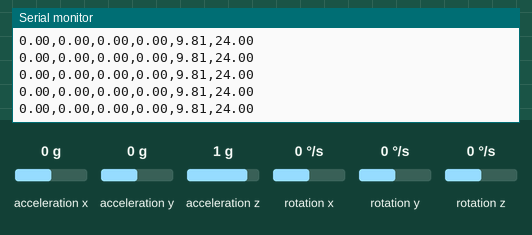
Recording of a sketch running on a simulated ESP32. On the bench: the last lines printed to the serial monitor. Wiring (inferred from the names in the program): MPU-6050 motion sensor at I2C address 0x68. Inputs (shaded band) come from the test bench; at power-on: acceleration x 0 g, acceleration y 0 g, acceleration z 1 g, rotation x 0 °/s, rotation y 0 °/s, rotation z 0 °/s.

Above: at 1.2 s.
1.3 s: acceleration x set to -1.4 g
At 2.0 s:
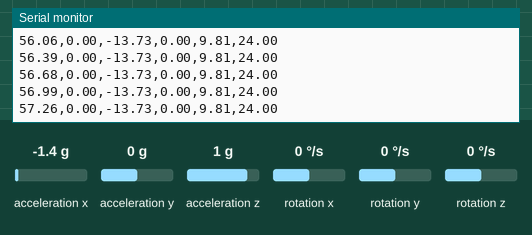
2.8 s: acceleration y set to -1.4 g
At 3.6 s:
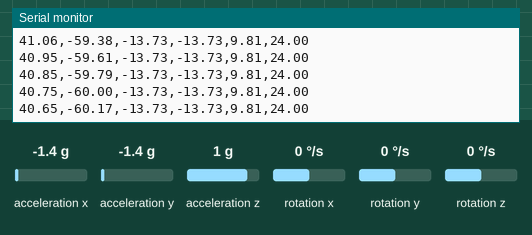
4.3 s: acceleration z set to -1.4 g
At 5.2 s:
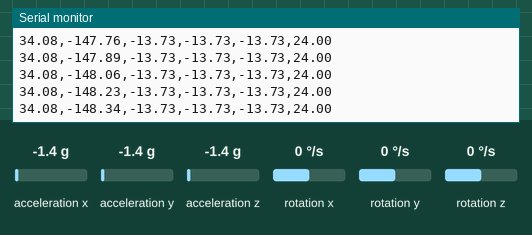
5.8 s: rotation x set to -192 °/s
At 6.7 s:
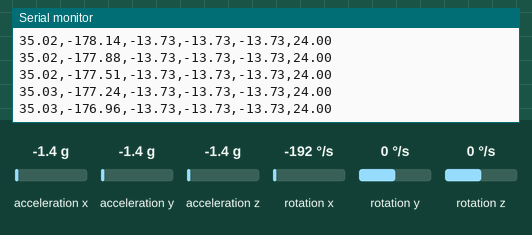
7.3 s: rotation y set to -192 °/s
At 8.4 s:
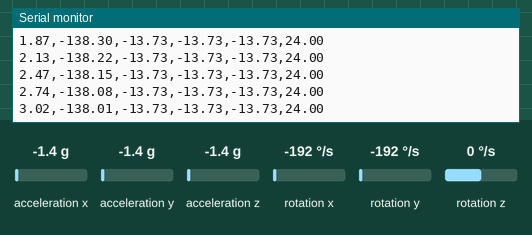
Timing chart, 0 to 9.8 s (numbered marks = the images above; inputs shaded):
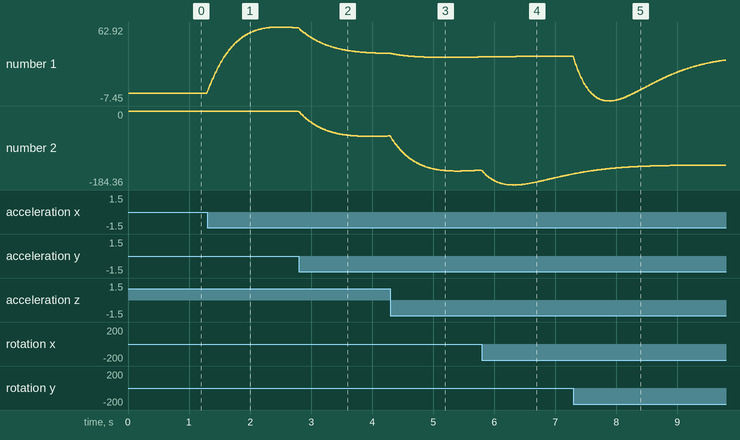

The sketch:

main.ino
```cpp
#include <Wire.h>
#include <math.h>
#include "Kalman1D.h"

const uint8_t MPU6050_ADDR = 0x68;
const uint8_t REG_PWR_MGMT_1 = 0x6B;
const uint8_t REG_GYRO_CONFIG = 0x1B;
const uint8_t REG_ACCEL_CONFIG = 0x1C;
const uint8_t REG_ACCEL_XOUT_H = 0x3B;

// Variables globales modificables por la función de perfiles
float ACCEL_SCALE = 16384.0;
float GYRO_SCALE = 131.0;

// Instanciamos dos filtros separados, uno para cada eje
Kalman1D kalmanRoll;
Kalman1D kalmanPitch;

unsigned long lastMicros = 0;
hw_timer_t *sampleTimer = NULL;
volatile bool timerFlag = false;


void IRAM_ATTR timerISR() {
  timerFlag = true;
}

// --- FUNCIÓN MAESTRA DE PERFILES (Hardware + Software) ---
bool setSystemProfile(uint8_t perfil) {
  uint8_t accelConfig = 0x00;
  uint8_t gyroConfig = 0x00;

  switch (perfil) {
    case 0:                // [Perfil 0] Dron de Observación / Trípode (Movimiento Suave)
      accelConfig = 0x00;  // ±2g
      gyroConfig = 0x00;   // ±250 °/s
      ACCEL_SCALE = 16384.0;
      GYRO_SCALE = 131.0;
      kalmanRoll.setRmeasure(0.005f);
      kalmanPitch.setRmeasure(0.005f);  // Confiamos mucho en Accel
      kalmanRoll.setQangle(0.001f);
      kalmanPitch.setQangle(0.001f);
      break;

    case 1:                // [Perfil 1] Vehículo Terrestre (Movimiento Moderado)
      accelConfig = 0x08;  // ±4g
      gyroConfig = 0x08;   // ±500 °/s
      ACCEL_SCALE = 8192.0;
      GYRO_SCALE = 65.5;
      kalmanRoll.setRmeasure(0.03f);
      kalmanPitch.setRmeasure(0.03f);
      kalmanRoll.setQangle(0.001f);
      kalmanPitch.setQangle(0.001f);
      break;

    case 2:                // [Perfil 2] Dron Estándar (Dinámico)
      accelConfig = 0x10;  // ±8g
      gyroConfig = 0x10;   // ±1000 °/s
      ACCEL_SCALE = 4096.0;
      GYRO_SCALE = 32.8;
      kalmanRoll.setRmeasure(0.06f);
      kalmanPitch.setRmeasure(0.06f);
      kalmanRoll.setQangle(0.0005f);
      kalmanPitch.setQangle(0.0005f);
      break;

    case 3:                // [Perfil 3] Misil / Caza (Acrobático y Violento)
      accelConfig = 0x18;  // ±16g
      gyroConfig = 0x18;   // ±2000 °/s
      ACCEL_SCALE = 2048.0;
      GYRO_SCALE = 16.4;
      kalmanRoll.setRmeasure(0.1f);
      kalmanPitch.setRmeasure(0.1f);  // Confiamos poco en Accel por ruido G
      kalmanRoll.setQangle(0.0001f);
      kalmanPitch.setQangle(0.0001f);  // Confiamos mucho en el Gyro
      break;

    default: return false;
  }

  // Transmitimos la configuración al hardware I2C
  Wire.beginTransmission(MPU6050_ADDR);
  Wire.write(REG_GYRO_CONFIG);
  Wire.write(gyroConfig);
  Wire.endTransmission();

  Wire.beginTransmission(MPU6050_ADDR);
  Wire.write(REG_ACCEL_CONFIG);
  Wire.write(accelConfig);
  Wire.endTransmission();

  return true;
}

void setup() {
  Serial.begin(115200);
  Wire.begin(21, 22);

  Wire.beginTransmission(MPU6050_ADDR);
  Wire.write(REG_PWR_MGMT_1);
  Wire.write(0x00);
  Wire.endTransmission();

  setSystemProfile(1);

  sampleTimer = timerBegin(1000000);
  timerAttachInterrupt(sampleTimer, &timerISR);
  timerAlarm(sampleTimer, 10000, true, 0);

  lastMicros = micros();
}

void loop() {

  if (timerFlag) {
    timerFlag = false;

    unsigned long currentMicros = micros();
    float dt = (float)(currentMicros - lastMicros) / 1000000.0;
    lastMicros = currentMicros;

    if (dt <= 0) dt = 0.01;

    Wire.beginTransmission(MPU6050_ADDR);
    Wire.write(REG_ACCEL_XOUT_H);
    Wire.endTransmission(false);
    Wire.requestFrom(MPU6050_ADDR, 14, true);

    if (Wire.available() >= 14) {
      int16_t rawAccelX = (Wire.read() << 8) | Wire.read();
      int16_t rawAccelY = (Wire.read() << 8) | Wire.read();
      int16_t rawAccelZ = (Wire.read() << 8) | Wire.read();
      int16_t rawTemp = (Wire.read() << 8) | Wire.read();
      int16_t rawGyroX = (Wire.read() << 8) | Wire.read();
      int16_t rawGyroY = (Wire.read() << 8) | Wire.read();
      int16_t rawGyroZ = (Wire.read() << 8) | Wire.read();

      float accelX = (float)rawAccelX / ACCEL_SCALE;
      float accelY = (float)rawAccelY / ACCEL_SCALE;
      float accelZ = (float)rawAccelZ / ACCEL_SCALE;

      float tempC = ((float)rawTemp / 340.0) + 36.53;

      float gyroX = (float)rawGyroX / GYRO_SCALE;
      float gyroY = (float)rawGyroY / GYRO_SCALE;

      float rollAcc = atan2(accelY, accelZ) * RAD_TO_DEG;
      float pitchAcc = atan2(-accelX, sqrt(accelY * accelY + accelZ * accelZ)) * RAD_TO_DEG;

      float finalRoll = kalmanRoll.getAngle(rollAcc, gyroX, dt);
      float finalPitch = kalmanPitch.getAngle(pitchAcc, gyroY, dt);

      Serial.print(finalPitch);
      Serial.print(",");
      Serial.print(finalRoll);
      Serial.print(",");
      Serial.print(accelX * 9.81);
      Serial.print(",");
      Serial.print(accelY * 9.81);
      Serial.print(",");
      Serial.print(accelZ * 9.81);
      Serial.print(",");
      Serial.println(tempC);
    }
  }
}
```

Kalman1D.cpp
```cpp
#include "Kalman1D.h"

Kalman1D::Kalman1D() {
    // Configuración estándar de arranque
    Q_angle = 0.001f;
    Q_bias = 0.003f;
    R_measure = 0.03f;

    angle = 0.0f;
    bias = 0.0f;

    P[0][0] = 0.0f; P[0][1] = 0.0f;
    P[1][0] = 0.0f; P[1][1] = 0.0f;
}

float Kalman1D::getAngle(float newAngle, float newRate, float dt) {
    // --- FASE 1: PREDICCIÓN ---
    float rate = newRate - bias;
    angle += dt * rate;

    P[0][0] += dt * (dt * P[1][1] - P[0][1] - P[1][0] + Q_angle);
    P[0][1] -= dt * P[1][1];
    P[1][0] -= dt * P[1][1];
    P[1][1] += Q_bias * dt;

    // --- FASE 2: CORRECCIÓN ---
    float y = newAngle - angle; // Innovación (Error entre medición y predicción)
    float S = P[0][0] + R_measure; // Incertidumbre total

    float K[2]; // Ganancia de Kalman
    K[0] = P[0][0] / S;
    K[1] = P[1][0] / S;

    // Corrección del estado
    angle += K[0] * y;
    bias += K[1] * y;

    // Actualización de la covarianza
    float P00_temp = P[0][0];
    float P01_temp = P[0][1];

    P[0][0] -= K[0] * P00_temp;
    P[0][1] -= K[0] * P01_temp;
    P[1][0] -= K[1] * P00_temp;
    P[1][1] -= K[1] * P01_temp;

    return angle;
}

// Implementación de Setters y Getters
void Kalman1D::setQangle(float Q_angle) { this->Q_angle = Q_angle; }
void Kalman1D::setQbias(float Q_bias)   { this->Q_bias = Q_bias; }
void Kalman1D::setRmeasure(float R_measure) { this->R_measure = R_measure; }
float Kalman1D::getRate()     { return bias; }
float Kalman1D::getQangle()   { return Q_angle; }
float Kalman1D::getQbias()    { return Q_bias; }
float Kalman1D::getRmeasure() { return R_measure; }
```

Kalman1D.h
```cpp
#ifndef KALMAN_1D_H
#define KALMAN_1D_H

class Kalman1D {
  private:
    /* Variables de Estado Interno (Protegidas) */
    float angle;   // El ángulo filtrado final
    float bias;    // El sesgo (drift) estimado del giroscopio
    float P[2][2]; // Matriz de covarianza de error 2x2 (Incertidumbre)

    /* Parámetros de Ruido (Personalidad del filtro) */
    float Q_angle;   // Varianza del ruido del modelo (Giroscopio)
    float Q_bias;    // Varianza de la deriva del giroscopio
    float R_measure; // Varianza del ruido de medición (Acelerómetro)

  public:
    Kalman1D(); // Constructor

    // Método principal del ciclo Kalman
    float getAngle(float newAngle, float newRate, float dt);

    // Métodos para cambiar la "personalidad" del filtro en tiempo de ejecución
    void setQangle(float Q_angle);
    void setQbias(float Q_bias);
    void setRmeasure(float R_measure);

    // Métodos para leer parámetros internos (Debugging)
    float getRate();
    float getQangle();
    float getQbias();
    float getRmeasure();
};

#endif
```

Measured:
- after the input at 1.3 s, the serial monitor: prints a new line at once (image 1)
- plotted number 1: 0 → 62.02 after the input at 1.3 s
